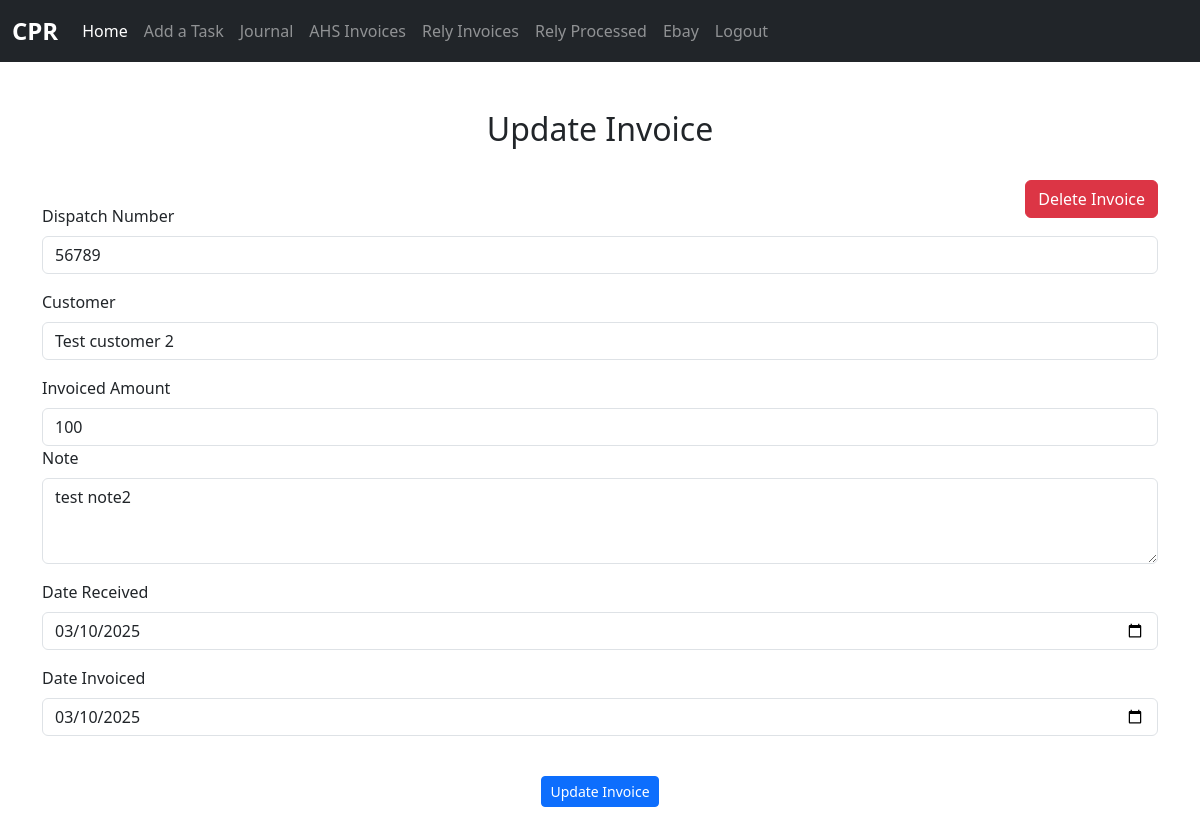
Page /rely/update_r_invoice/14 (signed in) on the committed database.
### rely_invoice/models.py (models this page shows, shortened)
class RelyInvoice(models.Model):
	dispatch_number = models.CharField(max_length=50, blank=True, null=True)
	status = models.ForeignKey(Status, null=True, blank=True, on_delete=models.SET_NULL)
	customer = models.CharField(max_length=50, blank=True, null=True)
	date_received = models.DateField(default=timezone.now)  # Date the invoice was received
	date_invoiced = models.DateField(default=timezone.now)  # Date the invoice was invoiced
	note = models.TextField(blank=False, null=False)
	amount = models.DecimalField(max_digits=20, decimal_places=2, blank=True, null=True)

### rely_invoice/views.py (the view, shortened to what this page needs)
# urls.py: path('update_r_invoice/<int:pk>', views.update_r_invoice, name="update_r_invoice"),
@login_required(login_url='login')
def update_r_invoice(request, pk):
    get_invoice = RelyInvoice.objects.get(id=pk)
    inv_id = get_invoice.id
    print(inv_id, flush=True)
    context = {
        "customer":get_invoice.customer,
        "dispatch_no":get_invoice.dispatch_number,
        "inv_amount":get_invoice.amount,
        'date_invoiced':get_invoice.date_invoiced,
        'date_received':get_invoice.date_received,
        'note':get_invoice.note,
        "inv_id":inv_id,
    }
    print(get_invoice.date_invoiced, flush=True)
    return render(request, 'update_r_invoice.html', context)

### rely_invoice/templates/update_r_invoice.html (shortened to what this page needs)
{% extends 'base.html' %}
{% block content %}
	<h2 style="text-align: center;">Update Invoice</h2></br>
	<div class="container">
		<a style="display: block; float: right;" class="btn btn-danger" href="{% url 'delete_r_invoice' inv_id %}">Delete Invoice</a></br>
		<form method="POST" validate>
		  <div class="form-group">
		    <label for="exampleInputEmail1">Dispatch Number</label>
		    <input name="dispatch_no" type="number" class="form-control" value="{{dispatch_no}}" id="exampleInputEmail1" aria-describedby="emailHelp">
		  </div>
		  <div class="form-group">
		    <label for="exampleInputEmail1">Customer</label>
		    <input name="name" value="{{customer}}" type="text" class="form-control form-control" id="exampleInputEmail1" aria-describedby="emailHelp">
		  </div>
		  <div>
		  <label for="exampleInputEmail1">Invoiced Amount</label>
		    <input name="invoiced_amount" value="{{inv_amount|floatformat:0}}" type="text" class="form-control form-control" id="exampleInputEmail1" aria-describedby="emailHelp">
		  </div>
		  <div class="form-group">
		    <label for="exampleFormControlTextarea1">Note</label>
		    <textarea name="note" class="form-control" id="exampleFormControlTextarea1" rows="3">{{note}}</textarea>
		  </div>
		  <div class="form-group">
		  <label for="exampleInputEmail1">Date Received</label>
		    <input name="date_received" value="{{date_received|date:'Y-m-d'}}" type="date" class="form-control" id="exampleInputEmail1" aria-describedby="emailHelp">
		  </div>
		  <div class="form-group">
		  <label for="exampleInputEmail1">Date Invoiced</label>
		    <input name="date_added" value="{{date_invoiced|date:'Y-m-d'}}" type="date" class="form-control" id="exampleInputEmail1" aria-describedby="emailHelp">
		  </div></br>
		  <center>
		  	<button type="submit" class="btn btn-primary btn-sm">Update Invoice</button>
		  </center>
		</form>
	</div>
{% endblock %}

### rows in the picture
RelyInvoice: dispatch_no "56789", name "Test customer 2", invoiced_amount "100", note "test note2", date_received "03/10/2025", date_added "03/10/2025"
